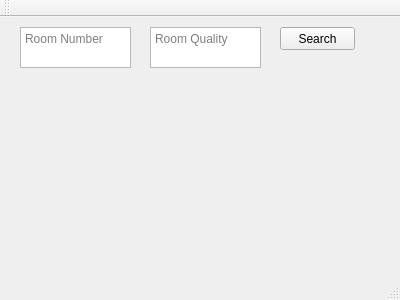
<?xml version="1.0" encoding="UTF-8"?>
<ui version="4.0">
 <class>MainWindow</class>
 <widget class="QMainWindow" name="MainWindow">
  <property name="geometry">
   <rect>
    <x>0</x>
    <y>0</y>
    <width>400</width>
    <height>300</height>
   </rect>
  </property>
  <property name="windowTitle">
   <string>MainWindow</string>
  </property>
  <widget class="QWidget" name="centralWidget">
   <widget class="QPushButton" name="pushButton">
    <property name="geometry">
     <rect>
      <x>280</x>
      <y>10</y>
      <width>75</width>
      <height>23</height>
     </rect>
    </property>
    <property name="text">
     <string>Search</string>
    </property>
   </widget>
   <widget class="QTextEdit" name="roomNumMain">
    <property name="geometry">
     <rect>
      <x>20</x>
      <y>10</y>
      <width>111</width>
      <height>41</height>
     </rect>
    </property>
    <property name="tabChangesFocus">
     <bool>true</bool>
    </property>
    <property name="readOnly">
     <bool>true</bool>
    </property>
    <property name="placeholderText">
     <string>Room Number</string>
    </property>
   </widget>
   <widget class="QPlainTextEdit" name="roomQualityMain">
    <property name="geometry">
     <rect>
      <x>150</x>
      <y>10</y>
      <width>111</width>
      <height>41</height>
     </rect>
    </property>
    <property name="tabChangesFocus">
     <bool>true</bool>
    </property>
    <property name="placeholderText">
     <string>Room Quality</string>
    </property>
   </widget>
  </widget>
  <widget class="QMenuBar" name="menuBar">
   <property name="geometry">
    <rect>
     <x>0</x>
     <y>0</y>
     <width>400</width>
     <height>21</height>
    </rect>
   </property>
  </widget>
  <widget class="QToolBar" name="mainToolBar">
   <attribute name="toolBarArea">
    <enum>TopToolBarArea</enum>
   </attribute>
   <attribute name="toolBarBreak">
    <bool>false</bool>
   </attribute>
  </widget>
  <widget class="QStatusBar" name="statusBar"/>
 </widget>
 <layoutdefault spacing="6" margin="11"/>
 <resources/>
 <connections/>
</ui>
